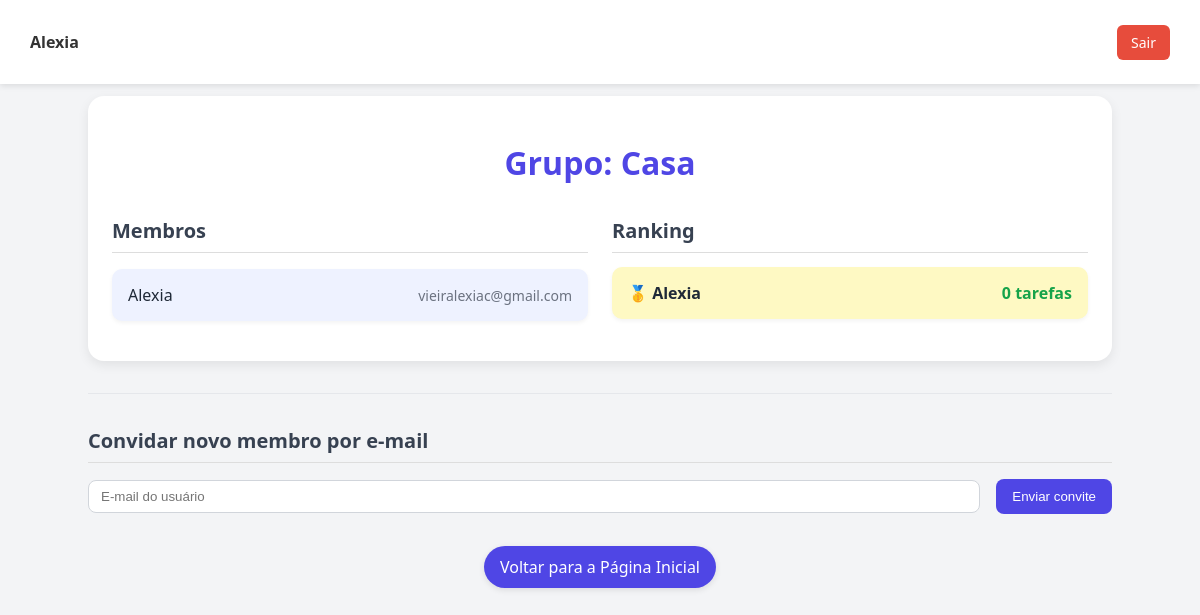
The page /grupo (signed in) on the database as committed earlier.
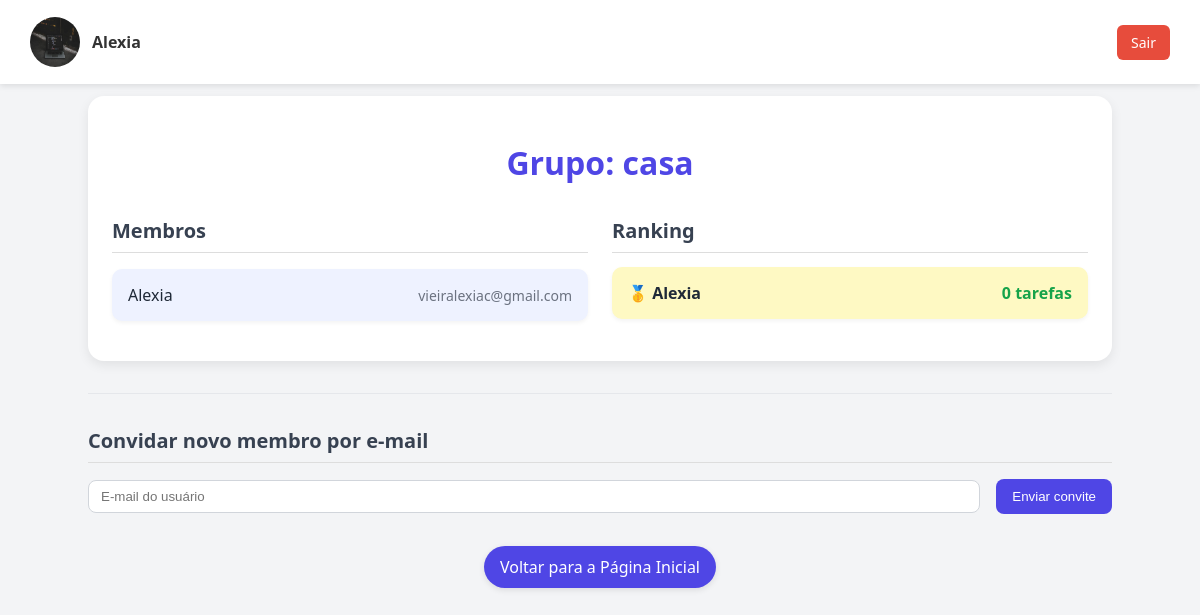
The same page on the database as committed later.
### models.py (models this page shows, shortened)
class Grupo(db.Model):
    id = db.Column(db.Integer, primary_key=True)
    nome = db.Column(db.String(100), unique=True, nullable=False)
    usuarios = db.relationship('Usuario', backref='grupo', lazy=True)
    tarefas = db.relationship("Tarefa", backref="grupo", lazy=True)
    __table_args__ = (
        db.UniqueConstraint('nome', name='uq_grupo_nome'),
    )

class Usuario(UserMixin, db.Model):
    __tablename__ = 'usuario'
    id = db.Column(db.Integer, primary_key=True)
    nome = db.Column(db.String(100), nullable=False)
    email = db.Column(db.String(150), unique=True, nullable=False)
    senha = db.Column(db.String(200), nullable=False)
    grupo_id = db.Column(db.Integer, db.ForeignKey('grupo.id'), nullable=False)
    avatar = db.Column(db.String(200), nullable=True)
    bio = db.Column(db.Text, nullable=True)
    rede_social = db.Column(db.String(255), nullable=True)
    seguindo_conexoes = db.relationship(
        'Conexao',
        foreign_keys=[Conexao.seguidor_id],
        back_populates='seguidor',
        lazy='dynamic'
    )
    seguidores_conexoes = db.relationship(
        'Conexao',
        foreign_keys=[Conexao.seguido_id],
        back_populates='seguido',
        lazy='dynamic'
    )

### app.py (the view)
@app.route("/grupo")
@login_required
def grupo():
    grupo = current_user.grupo
    membros = db.session.query(
        Usuario,
        func.count(Tarefa.id).label('tarefas_concluidas')
    ).outerjoin(Tarefa, Tarefa.concluida_por == Usuario.id) \
     .filter(Usuario.grupo_id == grupo.id) \
     .group_by(Usuario.id) \
     .order_by(func.count(Tarefa.id).desc()) \
     .all()
    ranking = [
        (membro.nome, pontos)
        for membro, pontos in membros
    ]
    return render_template("grupo.html", grupo=grupo, membros=membros, ranking=ranking)

### app.py (called while the page is built)
@login_manager.user_loader
def load_user(user_id):
    return Usuario.query.get(int(user_id))

### templates/grupo.html (shortened to what this page needs)
<!DOCTYPE html>
<html lang="pt-br">
<head>
  <link rel="stylesheet" href="{{ url_for('static', filename='css/grupo.css') }}" />
</head>
<body>
  <div class="top-bar">
    {% if current_user.is_authenticated %}
        <div class="navbar-user">
            {% if current_user.avatar %}
                <img src="{{ url_for('static', filename='uploads/' + current_user.avatar) }}" alt="Avatar" class="avatar-pequeno" style="width: 50px; height: 50px; border-radius: 50%;">
            {% endif %}
            <span class="user-welcome">{{ current_user.nome }} </span>
        </div>
    {% endif %}
    <a class="logout-btn" href="{{ url_for('logout') }}">Sair</a>
  </div>
  <div class="container">
    <div class="card">
      <h1>Grupo: {{ grupo.nome }}</h1>
      <div class="grid">
        <div>
          <h2>Membros</h2>
          <ul style="list-style: none; padding: 0;">
            {% for membro, pontuacao in membros %}
              <li class="membro-item">
                <span>{{ membro.nome }}</span>
                <span style="font-size: 0.875rem; color: #6b7280;">{{ membro.email }}</span>
              </li>
            {% endfor %}
          </ul>
        </div>
        <div>
          <h2>Ranking</h2>
          <ol style="list-style: decimal inside; padding: 0; margin: 0;">
            {% for usuario_nome, tarefas_concluidas in ranking %}
              {% set i = loop.index %}
              <li class="ranking-item {% if usuario_nome == current_user.nome %}highlight{% else %}normal{% endif %}">
                <span>
                  {% if i == 1 %}🥇{% elif i == 2 %}🥈{% elif i == 3 %}🥉{% endif %}
                  {{ usuario_nome }}
                </span>
                <span class="tarefas">{{ tarefas_concluidas }} tarefas</span>
              </li>
            {% endfor %}
          </ol>
        </div>
      </div>
    </div>
    <div style="margin-top: 2rem; border-top: 1px solid #e5e7eb; padding-top: 1rem;">
        <h2 style="margin-bottom: 1rem;">Convidar novo membro por e-mail</h2>
        <form action="{{ url_for('enviar_convite') }}" method="POST" class="form-convite">
        <input
            type="email"
            name="email"
            placeholder="E-mail do usuário"
            required
        />
        <button type="submit">Enviar convite</button>
        </form>
    </div>
    <div class="text-center">
        <a href="{{ url_for('index') }}" class="btn-voltar">Voltar para a Página Inicial</a>
    </div>
  </div>
</body>
</html>

Rows that differ between the two databases and show on the page:
changed Usuario "Alexia": avatar: picture added
changed Grupo: nome "Casa" → "casa"
